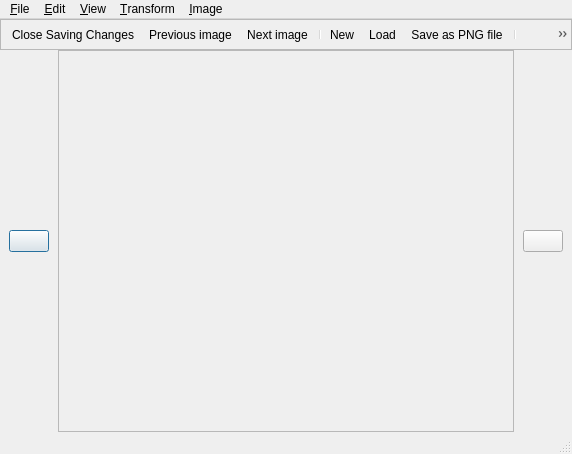
<?xml version="1.0" encoding="UTF-8"?>
<ui version="4.0">
 <class>ImageEditorDialog</class>
 <widget class="QDialog" name="ImageEditorDialog">
  <property name="geometry">
   <rect>
    <x>0</x>
    <y>0</y>
    <width>572</width>
    <height>454</height>
   </rect>
  </property>
  <property name="windowTitle">
   <string>Image Editor</string>
  </property>
  <layout class="QVBoxLayout" name="verticalLayout" stretch="0,0,1,0">
   <property name="spacing">
    <number>0</number>
   </property>
   <property name="leftMargin">
    <number>0</number>
   </property>
   <property name="topMargin">
    <number>0</number>
   </property>
   <property name="rightMargin">
    <number>0</number>
   </property>
   <property name="bottomMargin">
    <number>0</number>
   </property>
   <item>
    <widget class="QMenuBar" name="menuBar">
     <widget class="QMenu" name="menuFile">
      <property name="title">
       <string>&amp;File</string>
      </property>
      <addaction name="actionNew"/>
      <addaction name="separator"/>
      <addaction name="actionSaveAsPngFile"/>
      <addaction name="separator"/>
      <addaction name="actionPreviousImage"/>
      <addaction name="actionNextImage"/>
      <addaction name="separator"/>
      <addaction name="actionCloseSavingChanges"/>
     </widget>
     <widget class="QMenu" name="menuEdit">
      <property name="title">
       <string>&amp;Edit</string>
      </property>
      <addaction name="actionUndo"/>
      <addaction name="actionRedo"/>
      <addaction name="separator"/>
      <addaction name="actionEraseToLeftColor"/>
      <addaction name="separator"/>
      <addaction name="actionDelete"/>
      <addaction name="actionCut"/>
      <addaction name="actionCopy"/>
      <addaction name="actionPaste"/>
      <addaction name="actionPasteFromFile"/>
      <addaction name="separator"/>
      <addaction name="actionSelectAll"/>
     </widget>
     <widget class="QMenu" name="menuView">
      <property name="title">
       <string>&amp;View</string>
      </property>
     </widget>
     <widget class="QMenu" name="menuTransform">
      <property name="title">
       <string>&amp;Transform</string>
      </property>
     </widget>
     <widget class="QMenu" name="menuImage">
      <property name="title">
       <string>&amp;Image</string>
      </property>
     </widget>
     <addaction name="menuFile"/>
     <addaction name="menuEdit"/>
     <addaction name="menuView"/>
     <addaction name="menuTransform"/>
     <addaction name="menuImage"/>
    </widget>
   </item>
   <item>
    <widget class="QFrame" name="frame">
     <property name="frameShape">
      <enum>QFrame::StyledPanel</enum>
     </property>
     <property name="frameShadow">
      <enum>QFrame::Raised</enum>
     </property>
     <layout class="QHBoxLayout" name="horizontalLayout">
      <property name="spacing">
       <number>0</number>
      </property>
      <property name="leftMargin">
       <number>0</number>
      </property>
      <property name="topMargin">
       <number>0</number>
      </property>
      <property name="rightMargin">
       <number>0</number>
      </property>
      <property name="bottomMargin">
       <number>0</number>
      </property>
      <item>
       <widget class="QToolBar" name="toolBar">
        <property name="movable">
         <bool>false</bool>
        </property>
        <property name="iconSize">
         <size>
          <width>16</width>
          <height>16</height>
         </size>
        </property>
        <addaction name="actionCloseSavingChanges"/>
        <addaction name="actionPreviousImage"/>
        <addaction name="actionNextImage"/>
        <addaction name="separator"/>
        <addaction name="actionNew"/>
        <addaction name="actionLoad"/>
        <addaction name="actionSaveAsPngFile"/>
        <addaction name="separator"/>
        <addaction name="actionUndo"/>
        <addaction name="actionRedo"/>
        <addaction name="separator"/>
       </widget>
      </item>
     </layout>
    </widget>
   </item>
   <item>
    <layout class="QHBoxLayout">
     <item>
      <widget class="QWidget">
       <layout class="QVBoxLayout">
        <item>
         <widget class="QPushButton" />
        </item>
       </layout>
      </widget>
     </item>
     <item>
    <widget class="QScrollArea" name="scrollArea">
     <widget class="DrawingCanvasWidget" name="canvas">
      <property name="geometry">
       <rect>
        <x>0</x>
        <y>0</y>
        <width>0</width>
        <height>0</height>
       </rect>
      </property>
     </widget>
    </widget>
     </item>
     <item>
      <widget class="QWidget">
       <layout class="QVBoxLayout">
        <item>
         <widget class="QPushButton" />
        </item>
       </layout>
      </widget>
     </item>
    </layout>
   </item>
   <item>
    <widget class="QStatusBar" name="statusBar"/>
   </item>
  </layout>
  <action name="actionNew">
   <property name="icon">
    <iconset resource="../../../resources.qrc">
     <normaloff>:/qtgameengine/icons/new.png</normaloff>:/qtgameengine/icons/new.png</iconset>
   </property>
   <property name="text">
    <string>&amp;New...</string>
   </property>
   <property name="toolTip">
    <string>Create a new, empty image</string>
   </property>
  </action>
  <action name="actionSaveAsPngFile">
   <property name="icon">
    <iconset resource="../../../resources.qrc">
     <normaloff>:/qtgameengine/icons/save.png</normaloff>:/qtgameengine/icons/save.png</iconset>
   </property>
   <property name="text">
    <string>&amp;Save as PNG file...</string>
   </property>
   <property name="toolTip">
    <string>Save the image as a PNG file</string>
   </property>
  </action>
  <action name="actionPreviousImage">
   <property name="icon">
    <iconset resource="../../../resources.qrc">
     <normaloff>:/qtgameengine/icons/arrow-left.png</normaloff>:/qtgameengine/icons/arrow-left.png</iconset>
   </property>
   <property name="text">
    <string>&amp;Previous image...</string>
   </property>
   <property name="toolTip">
    <string>Edit the previous subimage of the sprite</string>
   </property>
  </action>
  <action name="actionNextImage">
   <property name="icon">
    <iconset resource="../../../resources.qrc">
     <normaloff>:/qtgameengine/icons/arrow-right.png</normaloff>:/qtgameengine/icons/arrow-right.png</iconset>
   </property>
   <property name="text">
    <string>N&amp;ext image...</string>
   </property>
   <property name="toolTip">
    <string>Edit the next subimage of the sprite</string>
   </property>
  </action>
  <action name="actionCloseSavingChanges">
   <property name="icon">
    <iconset resource="../../../resources.qrc">
     <normaloff>:/qtgameengine/icons/ok.png</normaloff>:/qtgameengine/icons/ok.png</iconset>
   </property>
   <property name="text">
    <string>Close Saving Changes</string>
   </property>
   <property name="toolTip">
    <string>Close the image editor, saving the changes made</string>
   </property>
  </action>
  <action name="actionLoad">
   <property name="icon">
    <iconset resource="../../../resources.qrc">
     <normaloff>:/qtgameengine/icons/open.png</normaloff>:/qtgameengine/icons/open.png</iconset>
   </property>
   <property name="text">
    <string>Load</string>
   </property>
  </action>
  <action name="actionUndo">
   <property name="icon">
    <iconset resource="../../../resources.qrc">
     <normaloff>:/qtgameengine/icons/undo.png</normaloff>:/qtgameengine/icons/undo.png</iconset>
   </property>
   <property name="text">
    <string>&amp;Undo</string>
   </property>
  </action>
  <action name="actionRedo">
   <property name="icon">
    <iconset resource="../../../resources.qrc">
     <normaloff>:/qtgameengine/icons/redo.png</normaloff>:/qtgameengine/icons/redo.png</iconset>
   </property>
   <property name="text">
    <string>&amp;Redo</string>
   </property>
  </action>
  <action name="actionEraseToLeftColor">
   <property name="text">
    <string>&amp;Erase to left color</string>
   </property>
  </action>
  <action name="actionDelete">
   <property name="text">
    <string>&amp;Delete</string>
   </property>
  </action>
  <action name="actionCut">
   <property name="text">
    <string>Cu&amp;t</string>
   </property>
  </action>
  <action name="actionCopy">
   <property name="text">
    <string>&amp;Copy</string>
   </property>
  </action>
  <action name="actionPaste">
   <property name="text">
    <string>&amp;Paste</string>
   </property>
  </action>
  <action name="actionPasteFromFile">
   <property name="text">
    <string>Paste from F&amp;ile</string>
   </property>
  </action>
  <action name="actionSelectAll">
   <property name="text">
    <string>Select &amp;All</string>
   </property>
  </action>
 </widget>
 <customwidgets>
  <customwidget>
   <class>DrawingCanvasWidget</class>
   <extends>QWidget</extends>
   <header>widgets/drawingcanvaswidget.h</header>
  </customwidget>
 </customwidgets>
 <resources>
  <include location="../../../resources.qrc"/>
 </resources>
 <connections>
  <connection>
   <sender>actionCloseSavingChanges</sender>
   <signal>triggered()</signal>
   <receiver>ImageEditorDialog</receiver>
   <slot>accept()</slot>
   <hints>
    <hint type="sourcelabel">
     <x>-1</x>
     <y>-1</y>
    </hint>
    <hint type="destinationlabel">
     <x>285</x>
     <y>226</y>
    </hint>
   </hints>
  </connection>
 </connections>
</ui>
